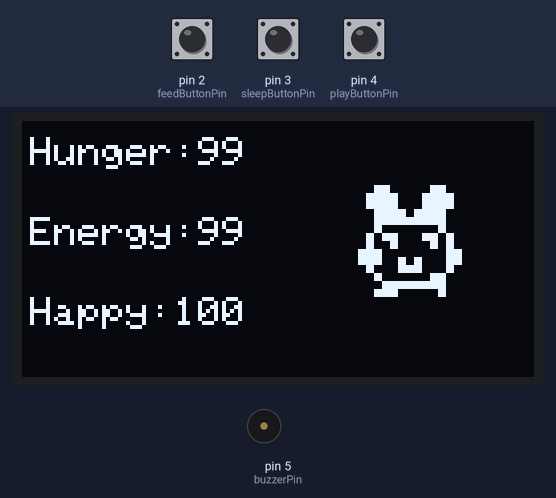
Recording of a sketch running on a simulated Arduino Uno, built with avr-gcc and run on an emulated ATmega328P. On the bench: 128×64 one-colour display, buzzer (waves = sounding, pin HIGH). The inputs (shaded band) are chosen by the test bench; at power-on: pin 2 (feedButtonPin) HIGH, pin 3 (sleepButtonPin) HIGH, pin 4 (playButtonPin) HIGH.

Above: at 3.6 s.
3.7 s: pin 2 (feedButtonPin) pulled LOW for 0.15 s
At 5.0 s:
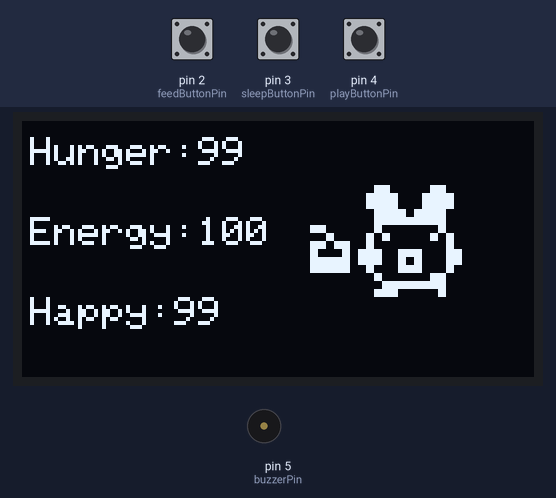
5.3 s: pin 3 (sleepButtonPin) pulled LOW for 0.15 s
At 6.5 s:
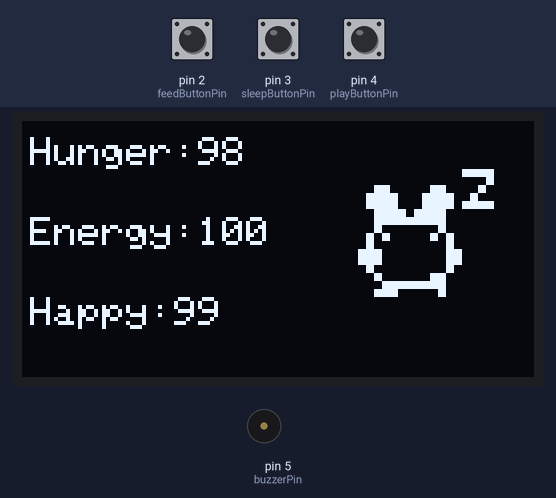
7.5 s: pin 4 (playButtonPin) pulled LOW for 0.15 s
At 8.8 s:
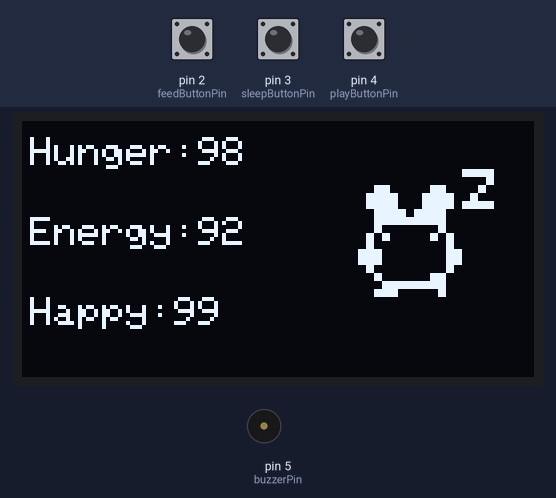
9.5 s: pin 2 (feedButtonPin) pulled LOW for 1 s
At 10.2 s:
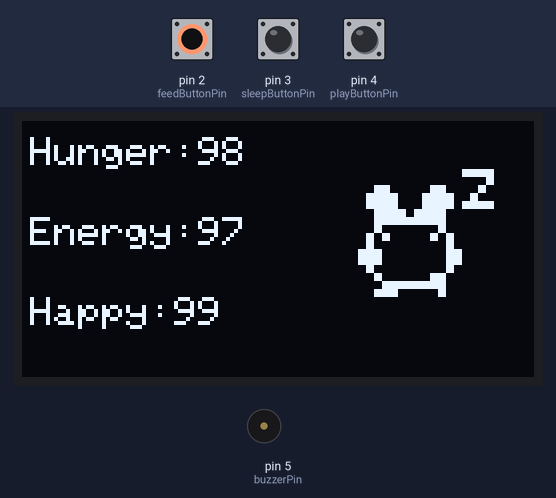
12.0 s: pin 3 (sleepButtonPin) pulled LOW for 1 s
At 12.7 s:
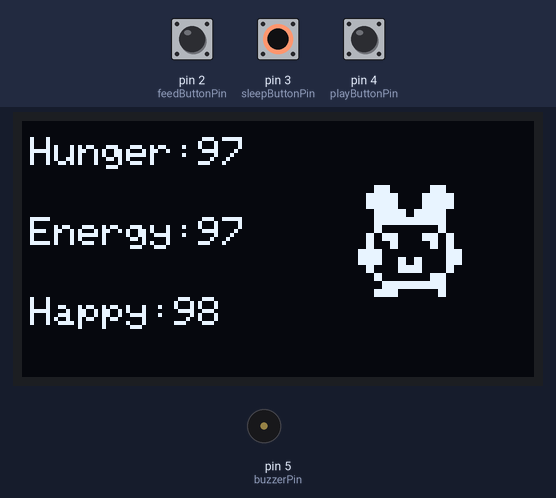
14.5 s: pin 4 (playButtonPin) pulled LOW for 1 s
At 17.0 s:
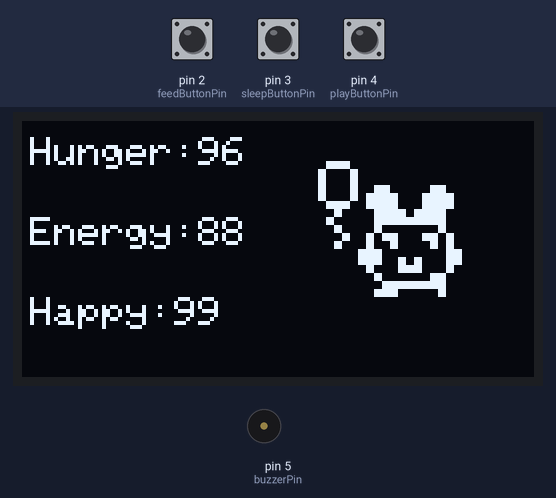
Timing chart, 0 to 18.0 s (numbered marks = the images above; inputs shaded):
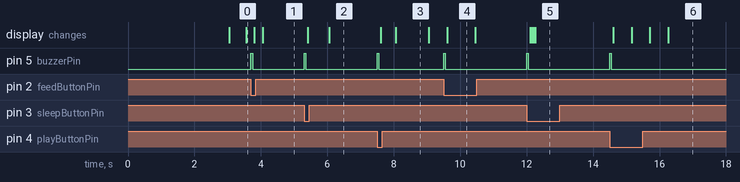

Measured:
- after the input at 3.7 s, pin 5 (buzzerPin): LOW → HIGH at once, → LOW 0.05 s later; the display: first changes after 0.10 s (image 1 shows a later state)
- after the input at 5.3 s, pin 5 (buzzerPin): LOW → HIGH at once, → LOW 0.05 s later
- after the input at 7.5 s, pin 5 (buzzerPin): LOW → HIGH at once, → LOW 0.05 s later
- after the input at 9.5 s, pin 5 (buzzerPin): LOW → HIGH at once, → LOW 0.05 s later; the display: changes after 0.10 s (image 4)
- after the input at 12.0 s, pin 5 (buzzerPin): LOW → HIGH at once, → LOW 0.05 s later
- after the input at 14.5 s, pin 5 (buzzerPin): LOW → HIGH at once, → LOW 0.05 s later
- what the display in image 3 shows lasts 1.0 s, from 8.1 s to 9.1 s

The sketch:

Tamagotchi.ino
```cpp
#include <Wire.h>
#include <Adafruit_GFX.h>
#include <Adafruit_SSD1306.h>

#define SCREEN_WIDTH 128
#define SCREEN_HEIGHT 64
#define OLED_RESET -1

Adafruit_SSD1306 display(SCREEN_WIDTH, SCREEN_HEIGHT, &Wire, OLED_RESET);

const unsigned char bitmap_happy [] PROGMEM = {
	0x00, 0x00, 0x00, 0x00, 0x00, 0x00, 0x00, 0x00, 0x00, 0x00, 0x00, 0x00, 0x00, 0x00, 0x00, 0x00,
	0x00, 0x00, 0x00, 0x00, 0x00, 0x00, 0x00, 0x00, 0x00, 0x00, 0x00, 0x00, 0x00, 0x00, 0x00, 0x00,
	0x00, 0x0c, 0x18, 0x00, 0x00, 0x1e, 0x3c, 0x00, 0x00, 0x1e, 0x3c, 0x00, 0x00, 0x0f, 0x78, 0x00,
	0x00, 0x0f, 0xf8, 0x00, 0x00, 0x08, 0x08, 0x00, 0x00, 0x16, 0x34, 0x00, 0x00, 0x12, 0x14, 0x00,
	0x00, 0x38, 0x06, 0x00, 0x00, 0x39, 0x46, 0x00, 0x00, 0x11, 0xc4, 0x00, 0x00, 0x08, 0x18, 0x00,
	0x00, 0x07, 0xf8, 0x00, 0x00, 0x0e, 0x08, 0x00, 0x00, 0x00, 0x00, 0x00, 0x00, 0x00, 0x00, 0x00,
	0x00, 0x00, 0x00, 0x00, 0x00, 0x00, 0x00, 0x00, 0x00, 0x00, 0x00, 0x00, 0x00, 0x00, 0x00, 0x00,
	0x00, 0x00, 0x00, 0x00, 0x00, 0x00, 0x00, 0x00, 0x00, 0x00, 0x00, 0x00, 0x00, 0x00, 0x00, 0x00
};

const unsigned char bitmap_sleeping [] PROGMEM = {
	0x00, 0x00, 0x00, 0x00, 0x00, 0x00, 0x00, 0x00, 0x00, 0x00, 0x00, 0x00, 0x00, 0x00, 0x00, 0x00,
	0x00, 0x00, 0x00, 0x00, 0x00, 0x00, 0x00, 0x00, 0x00, 0x00, 0x01, 0xe0, 0x00, 0x00, 0x00, 0x20,
	0x00, 0x0c, 0x18, 0x40, 0x00, 0x1e, 0x3c, 0x80, 0x00, 0x1e, 0x3d, 0xe0, 0x00, 0x0f, 0x78, 0x00,
	0x00, 0x0f, 0xf8, 0x00, 0x00, 0x08, 0x08, 0x00, 0x00, 0x14, 0x14, 0x00, 0x00, 0x10, 0x04, 0x00,
	0x00, 0x38, 0x06, 0x00, 0x00, 0x38, 0x06, 0x00, 0x00, 0x10, 0x04, 0x00, 0x00, 0x08, 0x18, 0x00,
	0x00, 0x07, 0xf8, 0x00, 0x00, 0x0e, 0x08, 0x00, 0x00, 0x00, 0x00, 0x00, 0x00, 0x00, 0x00, 0x00,
	0x00, 0x00, 0x00, 0x00, 0x00, 0x00, 0x00, 0x00, 0x00, 0x00, 0x00, 0x00, 0x00, 0x00, 0x00, 0x00,
	0x00, 0x00, 0x00, 0x00, 0x00, 0x00, 0x00, 0x00, 0x00, 0x00, 0x00, 0x00, 0x00, 0x00, 0x00, 0x00
};

const unsigned char bitmap_playing [] PROGMEM = {
	0x00, 0x00, 0x00, 0x00, 0x00, 0x00, 0x00, 0x00, 0x00, 0x00, 0x00, 0x00, 0x00, 0x00, 0x00, 0x00,
	0x00, 0x00, 0x00, 0x00, 0x03, 0x80, 0x00, 0x00, 0x04, 0x40, 0x00, 0x00, 0x04, 0x40, 0x00, 0x00,
	0x04, 0x4c, 0x18, 0x00, 0x04, 0x5e, 0x3c, 0x00, 0x03, 0x9e, 0x3c, 0x00, 0x01, 0x0f, 0x78, 0x00,
	0x02, 0x0f, 0xf8, 0x00, 0x01, 0x08, 0x08, 0x00, 0x00, 0x96, 0x34, 0x00, 0x01, 0x12, 0x14, 0x00,
	0x00, 0x38, 0x06, 0x00, 0x00, 0x39, 0x46, 0x00, 0x00, 0x11, 0xc4, 0x00, 0x00, 0x08, 0x18, 0x00,
	0x00, 0x07, 0xf8, 0x00, 0x00, 0x0e, 0x08, 0x00, 0x00, 0x00, 0x00, 0x00, 0x00, 0x00, 0x00, 0x00,
	0x00, 0x00, 0x00, 0x00, 0x00, 0x00, 0x00, 0x00, 0x00, 0x00, 0x00, 0x00, 0x00, 0x00, 0x00, 0x00,
	0x00, 0x00, 0x00, 0x00, 0x00, 0x00, 0x00, 0x00, 0x00, 0x00, 0x00, 0x00, 0x00, 0x00, 0x00, 0x00
};

const unsigned char bitmap_sad [] PROGMEM = {
	0x00, 0x00, 0x00, 0x00, 0x00, 0x00, 0x00, 0x00, 0x00, 0x00, 0x00, 0x00, 0x00, 0x00, 0x00, 0x00,
	0x00, 0x00, 0x00, 0x00, 0x00, 0x00, 0x00, 0x00, 0x00, 0x00, 0x00, 0x00, 0x00, 0x00, 0x00, 0x00,
	0x00, 0x0c, 0x18, 0x00, 0x00, 0x1e, 0x3c, 0x00, 0x00, 0x1e, 0x3c, 0x00, 0x00, 0x0f, 0x78, 0x00,
	0x00, 0x0f, 0xf8, 0x00, 0x00, 0x08, 0x08, 0x00, 0x00, 0x16, 0x34, 0x00, 0x00, 0x12, 0x14, 0x00,
	0x00, 0x38, 0x06, 0x00, 0x00, 0x3b, 0xe6, 0x00, 0x00, 0x12, 0x24, 0x00, 0x00, 0x08, 0x18, 0x00,
	0x00, 0x07, 0xf8, 0x00, 0x00, 0x0e, 0x08, 0x00, 0x00, 0x00, 0x00, 0x00, 0x00, 0x00, 0x00, 0x00,
	0x00, 0x00, 0x00, 0x00, 0x00, 0x00, 0x00, 0x00, 0x00, 0x00, 0x00, 0x00, 0x00, 0x00, 0x00, 0x00,
	0x00, 0x00, 0x00, 0x00, 0x00, 0x00, 0x00, 0x00, 0x00, 0x00, 0x00, 0x00, 0x00, 0x00, 0x00, 0x00
};

const unsigned char bitmap_tired [] PROGMEM = {
	0x00, 0x00, 0x00, 0x00, 0x00, 0x00, 0x00, 0x00, 0x00, 0x00, 0x00, 0x00, 0x00, 0x00, 0x00, 0x00,
	0x00, 0x00, 0x00, 0x00, 0x00, 0x00, 0x00, 0x00, 0x00, 0x00, 0x00, 0x00, 0x00, 0x00, 0x00, 0x00,
	0x00, 0x0c, 0x18, 0x00, 0x00, 0x1e, 0x3c, 0x00, 0x00, 0x1e, 0x3c, 0x00, 0x00, 0x0f, 0x78, 0x00,
	0x00, 0x0f, 0xf8, 0x00, 0x00, 0x08, 0x08, 0x00, 0x00, 0x16, 0x34, 0x00, 0x00, 0x10, 0x04, 0x00,
	0x00, 0x39, 0x86, 0x00, 0x00, 0x38, 0x06, 0x00, 0x00, 0x10, 0x04, 0x00, 0x00, 0x08, 0x18, 0x00,
	0x00, 0x07, 0xf8, 0x00, 0x00, 0x0e, 0x08, 0x00, 0x00, 0x00, 0x00, 0x00, 0x00, 0x00, 0x00, 0x00,
	0x00, 0x00, 0x00, 0x00, 0x00, 0x00, 0x00, 0x00, 0x00, 0x00, 0x00, 0x00, 0x00, 0x00, 0x00, 0x00,
	0x00, 0x00, 0x00, 0x00, 0x00, 0x00, 0x00, 0x00, 0x00, 0x00, 0x00, 0x00, 0x00, 0x00, 0x00, 0x00
};

const unsigned char bitmap_hungry [] PROGMEM = {
	0x00, 0x00, 0x00, 0x00, 0x00, 0x00, 0x00, 0x00, 0x00, 0x00, 0x00, 0x00, 0x00, 0x00, 0x00, 0x00,
	0x00, 0x00, 0x00, 0x00, 0x00, 0x00, 0x00, 0x00, 0x00, 0x00, 0x00, 0x00, 0x00, 0x00, 0x00, 0x00,
	0x00, 0x0c, 0x18, 0x00, 0x00, 0x1e, 0x3c, 0x00, 0x00, 0x1e, 0x3c, 0x00, 0x00, 0x0f, 0x78, 0x00,
	0x00, 0x0f, 0xf8, 0x00, 0x00, 0x08, 0x08, 0x00, 0x00, 0x14, 0x14, 0x00, 0x00, 0x10, 0x04, 0x00,
	0x00, 0x39, 0xc6, 0x00, 0x00, 0x39, 0x46, 0x00, 0x00, 0x11, 0xc4, 0x00, 0x00, 0x08, 0x18, 0x00,
	0x00, 0x07, 0xf8, 0x00, 0x00, 0x0e, 0x08, 0x00, 0x00, 0x00, 0x00, 0x00, 0x00, 0x00, 0x00, 0x00,
	0x00, 0x00, 0x00, 0x00, 0x00, 0x00, 0x00, 0x00, 0x00, 0x00, 0x00, 0x00, 0x00, 0x00, 0x00, 0x00,
	0x00, 0x00, 0x00, 0x00, 0x00, 0x00, 0x00, 0x00, 0x00, 0x00, 0x00, 0x00, 0x00, 0x00, 0x00, 0x00
};

const unsigned char bitmap_eating [] PROGMEM = {
	0x00, 0x00, 0x00, 0x00, 0x00, 0x00, 0x00, 0x00, 0x00, 0x00, 0x00, 0x00, 0x00, 0x00, 0x00, 0x00,
	0x00, 0x00, 0x00, 0x00, 0x00, 0x00, 0x00, 0x00, 0x00, 0x00, 0x00, 0x00, 0x00, 0x00, 0x00, 0x00,
	0x00, 0x0c, 0x18, 0x00, 0x00, 0x1e, 0x3c, 0x00, 0x00, 0x1e, 0x3c, 0x00, 0x00, 0x0f, 0x78, 0x00,
	0x00, 0x0f, 0xf8, 0x00, 0x0c, 0x08, 0x08, 0x00, 0x02, 0x14, 0x14, 0x00, 0x0d, 0x90, 0x04, 0x00,
	0x08, 0xb9, 0xc6, 0x00, 0x0f, 0xb9, 0x46, 0x00, 0x0f, 0x91, 0xc4, 0x00, 0x00, 0x08, 0x18, 0x00,
	0x00, 0x07, 0xf8, 0x00, 0x00, 0x0e, 0x08, 0x00, 0x00, 0x00, 0x00, 0x00, 0x00, 0x00, 0x00, 0x00,
	0x00, 0x00, 0x00, 0x00, 0x00, 0x00, 0x00, 0x00, 0x00, 0x00, 0x00, 0x00, 0x00, 0x00, 0x00, 0x00,
	0x00, 0x00, 0x00, 0x00, 0x00, 0x00, 0x00, 0x00, 0x00, 0x00, 0x00, 0x00, 0x00, 0x00, 0x00, 0x00
};

const int feedButtonPin = 2;
const int sleepButtonPin = 3;
const int playButtonPin = 4;
const int buzzerPin = 5;

bool lastFeedButtonState = HIGH;
bool lastSleepButtonState = HIGH;
bool lastPlayButtonState = HIGH;

int currentHunger = 100;
int currentEnergy = 100;
int currentHappiness = 100;
bool isSleeping = false;

unsigned long lastHungerDecreaseTime = 0;
unsigned long lastEnergyRegenTime = 0;
unsigned long lastEnergyDecreaseTime = 0;
unsigned long lastHappinessDecreaseTime = 0;

unsigned long lastFeedPressTime = 0;
unsigned long lastSleepPressTime = 0;
unsigned long lastPlayPressTime = 0;
const unsigned long debounceDelay = 50;

bool showPlaying = false;
bool showEating = false;
unsigned long excitedStartTime = 0;
const unsigned long excitedDuration = 2000;

void drawBitmapScaled(int16_t x, int16_t y, const uint8_t *bitmap, int16_t w, int16_t h, uint8_t scale, uint16_t color) {
  int16_t bytesPerRow = (w + 7) / 8;
  for (int16_t row = 0; row < h; row++) {
    for (int16_t col = 0; col < w; col++) {
      uint8_t byte = pgm_read_byte(bitmap + row * bytesPerRow + col / 8);
      if (byte & (0x80 >> (col % 8))) {
        display.fillRect(x + col * scale, y + row * scale, scale, scale, color);
      }
    }
  }
}

void updateDisplay() {
  display.clearDisplay();

  const unsigned char* faceToShow;

  if (isSleeping) {
    faceToShow = bitmap_sleeping;
  } else if (showEating && millis() - excitedStartTime < excitedDuration) {
    faceToShow = bitmap_eating;
  } else if (showPlaying && millis() - excitedStartTime < excitedDuration) {
    faceToShow = bitmap_playing;
  } else if (currentHunger < 20) {
    faceToShow = bitmap_hungry;
  } else if (currentEnergy < 15) {
    faceToShow = bitmap_tired;
  } else if (currentHappiness < 10) {
    faceToShow = bitmap_sad;
  } else {
    faceToShow = bitmap_happy;
  }

  display.setTextSize(1);
  display.setTextColor(SSD1306_WHITE);
  display.setCursor(2, 4);
  display.print("Hunger:");
  display.println(currentHunger);
  display.setCursor(2, 24);
  display.print("Energy:");
  display.println(currentEnergy);
  display.setCursor(2, 44);
  display.print("Happy:");
  display.println(currentHappiness);

  drawBitmapScaled(64, 0, faceToShow, 32, 32, 2, SSD1306_WHITE);

  display.display();
}

void setup() {
  Serial.begin(9600);
  pinMode(feedButtonPin, INPUT_PULLUP);
  pinMode(sleepButtonPin, INPUT_PULLUP);
  pinMode(playButtonPin, INPUT_PULLUP);
  pinMode(buzzerPin, OUTPUT);

  display.begin(SSD1306_SWITCHCAPVCC, 0x3C);
  display.clearDisplay();
  updateDisplay();
}

void loop() {
  // ---- FEED BUTTON ----
  bool currentFeedState = digitalRead(feedButtonPin);
  if (lastFeedButtonState == HIGH && currentFeedState == LOW && millis() - lastFeedPressTime > debounceDelay) {
    lastFeedPressTime = millis();
    if (currentHunger != 100) {
      float increase = (100 - currentHunger) * 0.3;
      currentHunger = currentHunger + round(increase);
      if (currentHunger > 100) currentHunger = 100;

      currentEnergy = currentEnergy + 5;
      if (currentEnergy > 100) {
        currentEnergy = 100;
      }

      showPlaying = false;
      showEating = true;
      excitedStartTime = millis();

      digitalWrite(buzzerPin, HIGH);
      delay(50);
      digitalWrite(buzzerPin, LOW);
    }
    updateDisplay();
  }
  lastFeedButtonState = currentFeedState;

  // ---- SLEEP BUTTON ----
  bool currentSleepState = digitalRead(sleepButtonPin);
  if (lastSleepButtonState == HIGH && currentSleepState == LOW && millis() - lastSleepPressTime > debounceDelay) {
    lastSleepPressTime = millis();
    isSleeping = !isSleeping;

    digitalWrite(buzzerPin, HIGH);
    delay(50);
    digitalWrite(buzzerPin, LOW);

    updateDisplay();
  }
  lastSleepButtonState = currentSleepState;

  // ---- PLAY BUTTON ----
  bool currentPlayState = digitalRead(playButtonPin);
  if (lastPlayButtonState == HIGH && currentPlayState == LOW && millis() - lastPlayPressTime > debounceDelay) {
    lastPlayPressTime = millis();
    if (currentHappiness != 100) {
      currentHappiness = currentHappiness + 10;
      if (currentHappiness > 100) {
        currentHappiness = 100;
      }
      currentEnergy = currentEnergy - 8;
      if (currentEnergy < 0) {
        currentEnergy = 0;
      }

      showEating = false;
      showPlaying = true;
      excitedStartTime = millis();

      digitalWrite(buzzerPin, HIGH);
      delay(50);
      digitalWrite(buzzerPin, LOW);
    }
    updateDisplay();
  }
  lastPlayButtonState = currentPlayState;

  // ---- HUNGER DECAY ----
  if (millis() - lastHungerDecreaseTime >= 3000) {
    if (currentHunger > 0) {
      currentHunger--;
    }
    lastHungerDecreaseTime = millis();
    updateDisplay();
  }

  // ---- ENERGY DECAY ----
  if (!isSleeping) {
    if (millis() - lastEnergyDecreaseTime >= 3500) {
      if (currentEnergy > 0) {
        currentEnergy--;
      }
      lastEnergyDecreaseTime = millis();
      updateDisplay();
    }
  }

  // ---- ENERGY WHILE SLEEPING ----
  if (isSleeping) {
    if (millis() - lastEnergyRegenTime >= 5000) {
      if (currentEnergy < 100) {
        currentEnergy++;
      }
      lastEnergyRegenTime = millis();
      updateDisplay();
    }
  }

  // ---- HAPPINESS DECAY ----
  if (millis() - lastHappinessDecreaseTime >= 4000) {
    if (currentHappiness > 0) {
      currentHappiness--;
    }
    lastHappinessDecreaseTime = millis();
    updateDisplay();
  }
}
```
